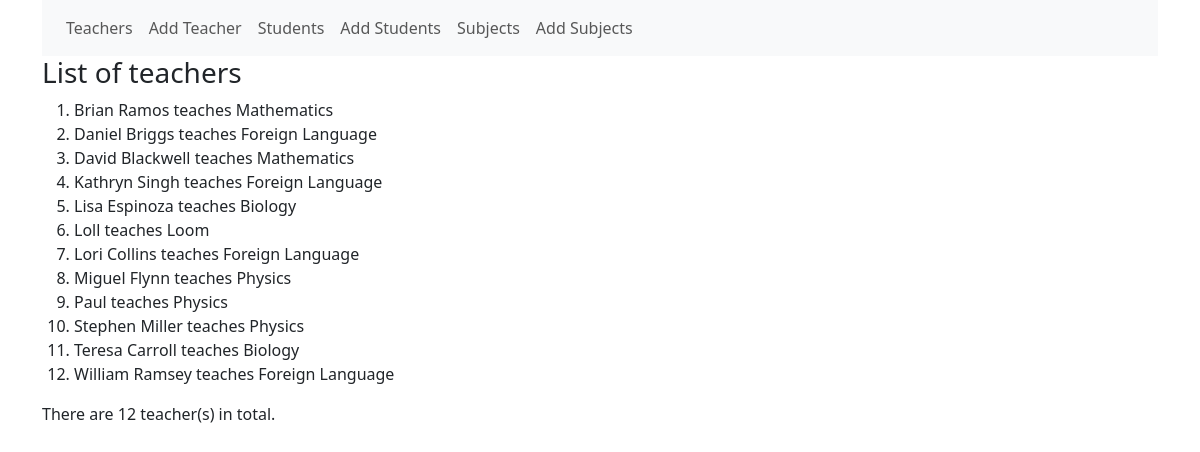
The app's page /first_app/teacher_list/ with its own data.
### first_app/models.py (models this page shows)
class Teacher(models.Model):
    name = models.CharField(max_length=100)
    subject = models.CharField(max_length=50)
    def __str__(self):
        return f'{self.name} teaches {self.subject}'

### first_app/views.py (the view)
# urls.py: path('teacher_list/', views.TeacherListView.as_view(), name= 'teacher_list'),
class TeacherListView(ListView):
    model = Teacher  # Connected to Models Student
    queryset = Teacher.objects.order_by("name")  # Result ordered by name
    context_object_name = "teachers"  # default object_list now students
    paginate_by = 15  # 15 per page in ListView

### first_app/templates/first_app/teacher_list.html
{% extends 'base.html' %}
{% block content %}
    <h3>List of teachers</h3>
    <ol>
        {% for teacher in object_list %}
            <li>{{ teacher }}</li>
        {%  endfor %}
    </ol>
    <p>There are {{ object_list.count }} teacher(s) in total.</p>
{% endblock %}

### records on screen
Teacher: name+subject "Brian Ramos teaches Mathematics"
Teacher: name+subject "Daniel Briggs teaches Foreign Language"
Teacher: name+subject "David Blackwell teaches Mathematics"
Teacher: name+subject "Kathryn Singh teaches Foreign Language"
Teacher: name+subject "Lisa Espinoza teaches Biology"
Teacher: name+subject "Loll teaches Loom"
Teacher: name+subject "Lori Collins teaches Foreign Language"
Teacher: name+subject "Miguel Flynn teaches Physics"
Teacher: name+subject "Paul teaches Physics"
Teacher: name+subject "Stephen Miller teaches Physics"
Teacher: name+subject "Teresa Carroll teaches Biology"
Teacher: name+subject "William Ramsey teaches Foreign Language"

### other values on screen
{{ object_list.count }} "12"
